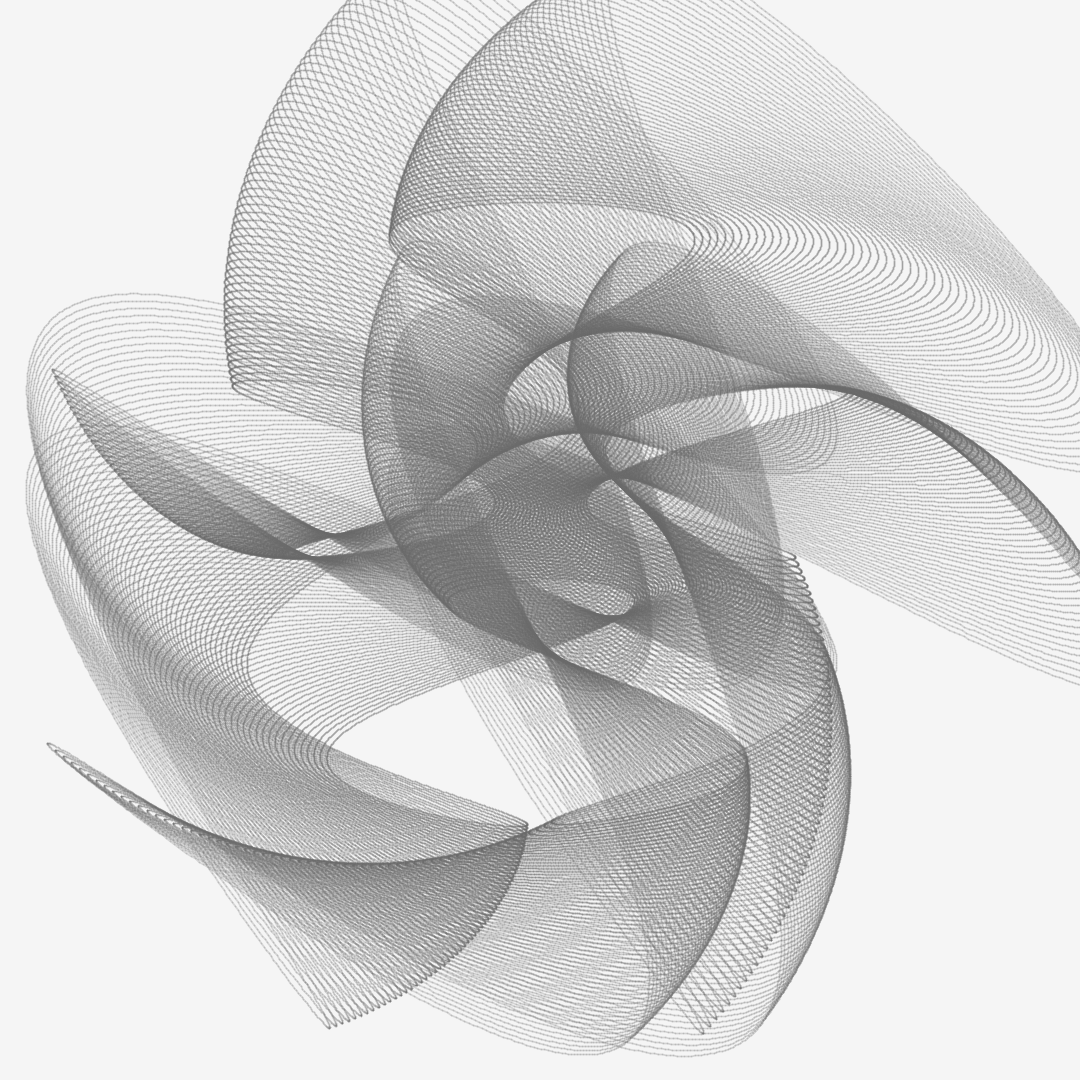
Frame 1 (no input)
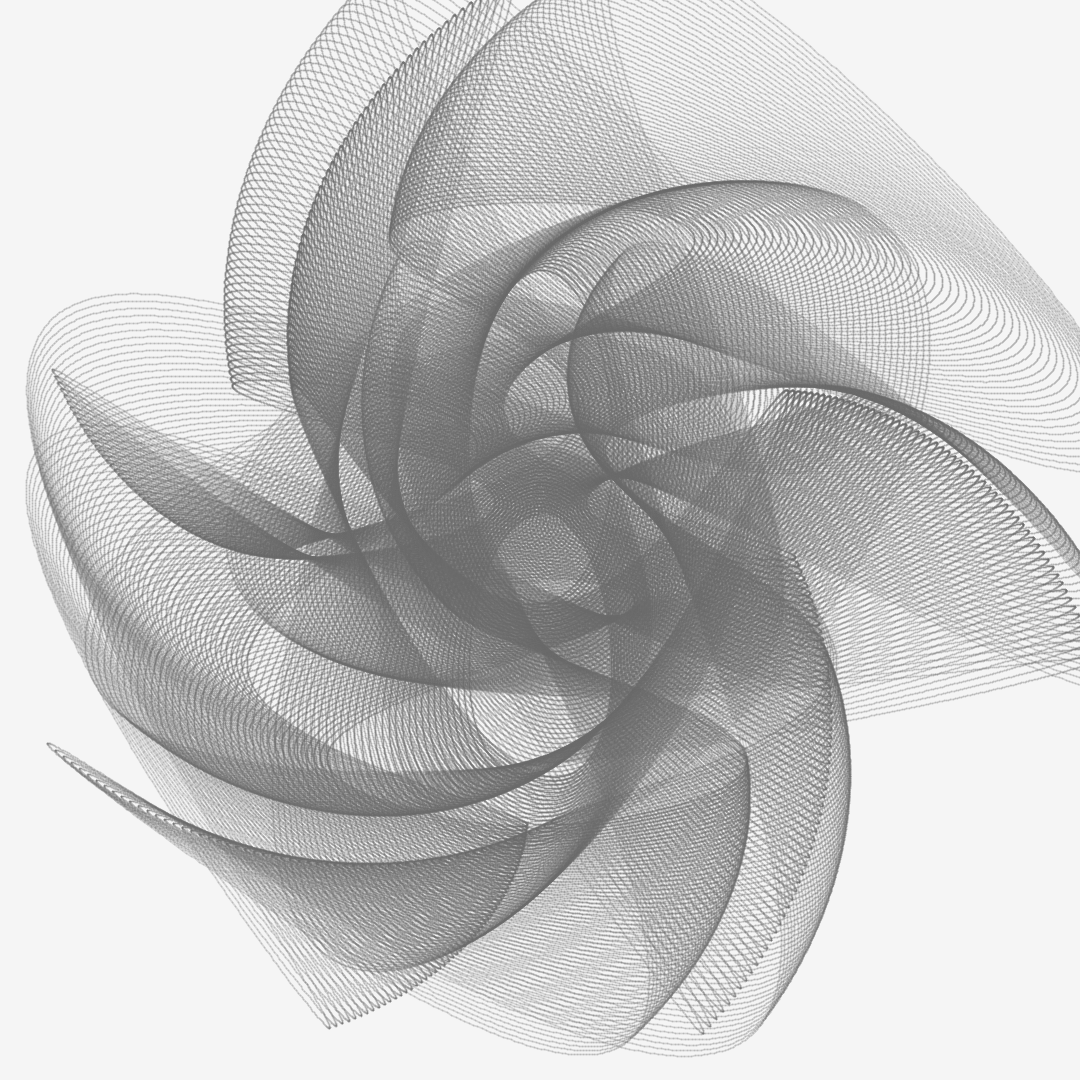
Frame 2 (the mouse pressed at the canvas centre, redrawn once)

The Processing sketch that drew these frames (run headless with seeded random() and noise(); the mouse was pressed at the canvas centre and the sketch redrawn once):

// Processing sketch: sketch_201231d
// ── sketch_201231d.pde
int counter = 0;

void setup() {
  
  size(1080, 1080); 
  pixelDensity(2);
  background(245, 245, 245);
  noFill();
  noLoop();
  
}

void draw() {
   
    float r_x = width/2;
    float r_y = height/2;

    strokeWeight(1.8);
    translate(r_x, r_y);
      
    kreis();
   
}

void keyPressed() {
  println("key: "+key+" keyCode: "+keyCode);
  if ( key == ' ' )    save("saved"+ counter  +".png");
}


void kreis() {
  
  float oldX = 0;
  float oldY = 0;
  
  float degrees              = 360 * random(40, 70);
  float step                 = 0.1;
  float rotationOfCanvas     = random(30, 90);
  float numberOfIterations   = degrees / step;
  
  float number_of_subcircels_x = round(random (2, 10));
  float number_of_subcircels_y = round(random (2, 10));
  
  float outerR_base = random(120, 200);
  float innerR_x_base = random(60, 250);
  float innerR_y_base = random(60, 250); 
  
  for (float i = 0; i < degrees; i += step) {
    
    // percent
    float percent = i / degrees;
    
    // rotation
    rotate((radians(rotationOfCanvas) / numberOfIterations));
        
    stroke(
        105,
        105,
        105
        , 60 + (30*(1-percent)));

    ///// parameters
    // outer circle
    float outerR = outerR_base; // + i*0.01;
    float outerX = sin(radians(i))*outerR;
    float outerY = cos(radians(i))*outerR;
    
    // inner circle
    float innerR_x = innerR_x_base + i*0.01;
    float innerR_y = (innerR_y_base + i*0.01) * 1; 

    float innerX = sin(radians(i*number_of_subcircels_x)) * innerR_x;
    float innerY = cos(radians(i*number_of_subcircels_y)) * innerR_y;
   
    // new corrdinates
    float newX = outerX - innerX;
    float newY = outerY - innerY; 
    
    // drawing
    if (i > 0) {
      line(oldX + 0,
          oldY + 0,
          newX + 0,
          newY + 0);
    }
    
    oldX = newX;
    oldY = newY;
  }
 
}
